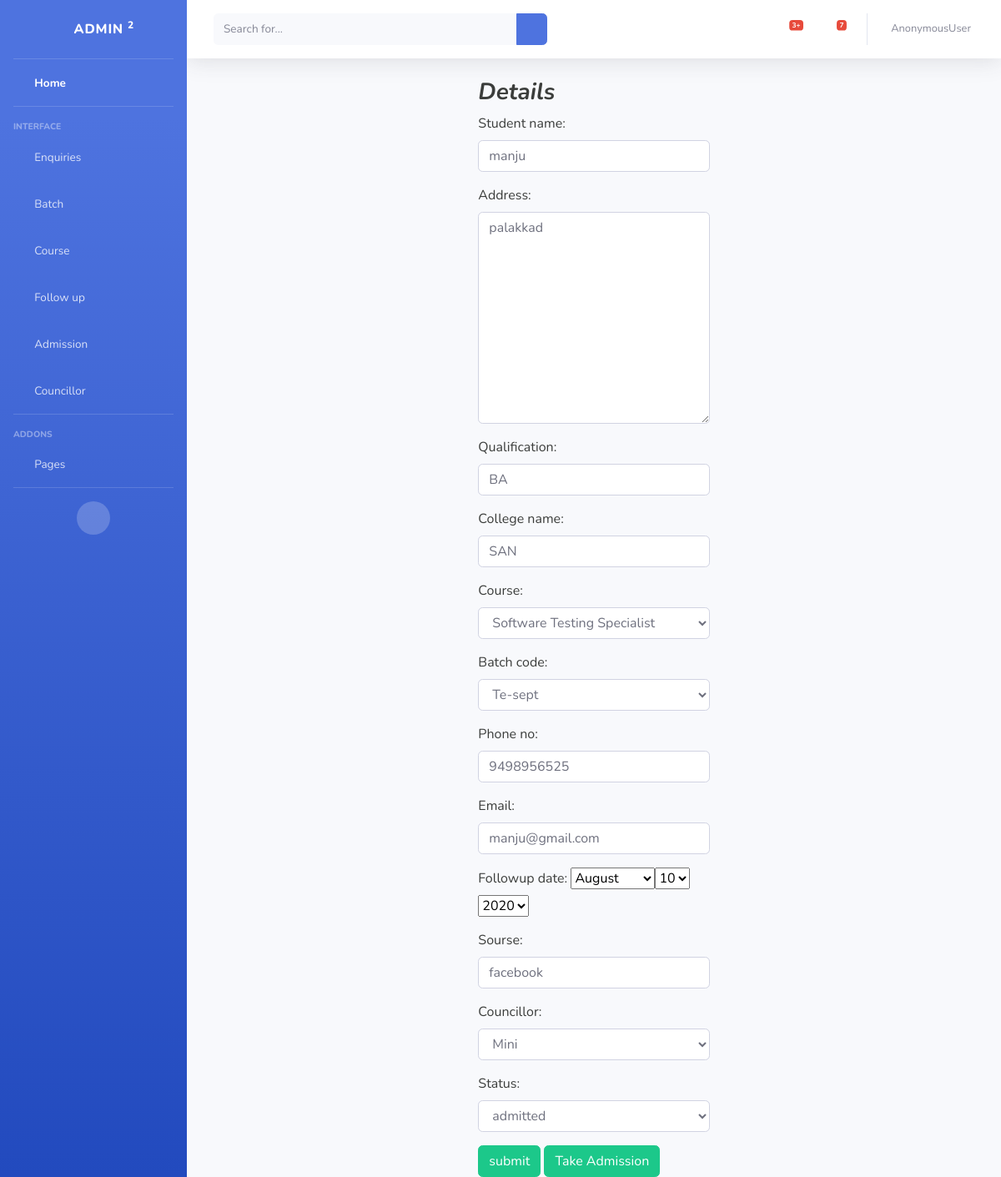
The page /enquiry/followupdetails/01e5eb1c-cdd1-4036-a1ab-9eaf813b1628 on the database its author committed.
### enq/models.py (models this page shows, shortened)
class Enquiry(models.Model):
    enquiry_id= models.UUIDField(primary_key=True, default=uuid.uuid4, editable=False)
    student_name=models.CharField(max_length=120)
    address=models.CharField(max_length=250)
    qualification=models.CharField(max_length=120)
    college_name=models.CharField(max_length=120)
    course=models.ForeignKey(Course,on_delete=models.CASCADE)
    Batch_code=models.ForeignKey(Batch,on_delete=models.CASCADE)
    phone_no=models.IntegerField()
    email=models.EmailField()
    enquiry_date=models.DateField(default=date.today())
    followup_date=models.DateField()
    sourse=models.CharField(max_length=120)
    councillor=models.ForeignKey(Councillor,on_delete=models.CASCADE)
    action=(('1','call_back'),
            ('2','admitted'),
            ('3','cancel'))
    status=models.CharField(max_length=30,choices=action)

class Batch(models.Model):
    Batch_code=models.CharField(max_length=120,unique=True)
    course_name=models.ForeignKey(Course,on_delete=models.CASCADE)
    Batch_Date=models.DateField()
    action=(('1','yet_to_begin'),
            ('2','started'),
            ('3','completed'))
    Batch_Status=models.CharField(max_length=120,choices=action)
    def __str__(self):
        return str(self.Batch_code)

### enq/views.py (the view, shortened to what this page needs)
# urls.py: path('followupdetails/<str:pk>',FollowUpDetail.as_view(),name="followupdetails"),
class FollowUpDetail(UpdateView):
    model = Enquiry
    form_class = EnquiryUpdateFrm
    template_name = "enq/followupdetails.html"
    def get(self, request, *args, **kwargs):
        id=self.kwargs.get("pk")
        qs=Enquiry.objects.get(enquiry_id=id)
        form=self.form_class(instance=qs)
        context = {}
        context["form"]= form
        context["id"]=id
        return render(request,self.template_name,context)

### enq/forms.py (shortened to what this page needs)
class EnquiryUpdateFrm(ModelForm):
    class Meta:
        model=Enquiry
        fields=['student_name','address','qualification','college_name','course','Batch_code','phone_no','email','followup_date','sourse','councillor','status']
        widgets = {
            'student_name': forms.TextInput(attrs={'class': 'form-control'}),
            'address': forms.Textarea(attrs={'class': 'form-control'}),
            'qualification': forms.TextInput(attrs={'class': 'form-control'}),
            'college_name': forms.TextInput(attrs={'class': 'form-control'}),
            'course': forms.Select(attrs={'class': 'form-control'}),
            'Batch_code': forms.Select(attrs={'class': 'form-control'}),
            'phone_no': forms.NumberInput(attrs={'class': 'form-control'}),
            'email': forms.EmailInput(attrs={'class': 'form-control'}),
            'followup_date':forms.SelectDateWidget(),
            'sourse': forms.TextInput(attrs={'class': 'form-control'}),
            'councillor': forms.Select(attrs={'class': 'form-control'}),
            'status': forms.Select(attrs={'class': 'form-control'}),
        }

### enq/models.py (called while the page is built)
    def __str__(self):
        return str(self.course_name)

    def __str__(self):
        return str(self.councillor_name)

### enq/templates/enq/followupdetails.html (shortened to what this page needs)
<!DOCTYPE html>
{% extends 'enq/base1.html' %}
{% block content %}
<body>
<div class="container">
    <div class="row">
        <div class="col-lg"></div>
        <div class="col-lg">
            <h3><i><b>Details</b></i></h3>
            <form method="post">
                {{form.as_p}}
                <input type="submit" value="submit" class="btn btn-success">
                <a href="{%url 'newadmission' id%}" class="btn btn-success">Take Admission</a>
            </form>
        </div>
    <div class="col-lg"></div>
    </div>
</div>
{% endblock %}

### enq/templates/enq/followupdetails.html (style rules this page uses)
body { color:#3b3d3b; }

### rows shown on the page
Enquiry: student_name "manju", address "palakkad", qualification "BA", college_name "SAN", course "Software Testing Specialist", phone_no "9498956525", email "manju@gmail.com", sourse "facebook", councillor "Mini", status "admitted"
Batch: Batch_code "Te-sept"

### other values the page prints
{{ request.user }} "AnonymousUser"
